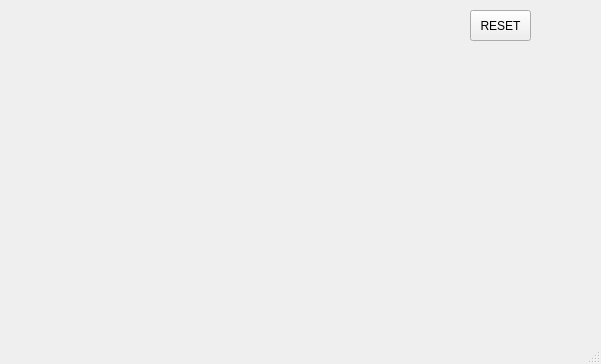
<?xml version="1.0" encoding="UTF-8"?>
<ui version="4.0">
 <class>MainWindow</class>
 <widget class="QMainWindow" name="MainWindow">
  <property name="geometry">
   <rect>
    <x>0</x>
    <y>0</y>
    <width>601</width>
    <height>364</height>
   </rect>
  </property>
  <property name="windowTitle">
   <string>MainWindow</string>
  </property>
  <widget class="QWidget" name="centralwidget">
   <widget class="QPushButton" name="pb">
    <property name="geometry">
     <rect>
      <x>470</x>
      <y>10</y>
      <width>61</width>
      <height>31</height>
     </rect>
    </property>
    <property name="text">
     <string>RESET</string>
    </property>
    <property name="iconSize">
     <size>
      <width>40</width>
      <height>40</height>
     </size>
    </property>
   </widget>
  </widget>
  <widget class="QMenuBar" name="menubar">
   <property name="geometry">
    <rect>
     <x>0</x>
     <y>0</y>
     <width>601</width>
     <height>21</height>
    </rect>
   </property>
  </widget>
  <widget class="QStatusBar" name="statusbar"/>
 </widget>
 <resources/>
 <connections/>
</ui>
